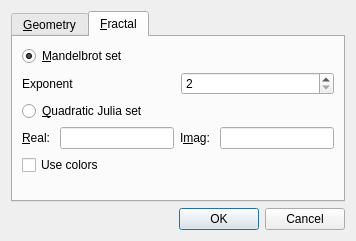
<?xml version="1.0" encoding="UTF-8"?>
<ui version="4.0">
 <class>Preferences</class>
 <widget class="QDialog" name="Preferences">
  <property name="geometry">
   <rect>
    <x>0</x>
    <y>0</y>
    <width>356</width>
    <height>241</height>
   </rect>
  </property>
  <property name="windowTitle">
   <string>Preferences</string>
  </property>
  <layout class="QVBoxLayout" name="verticalLayout_2">
   <item>
    <widget class="QTabWidget" name="tabWidget">
     <property name="currentIndex">
      <number>1</number>
     </property>
     <widget class="QWidget" name="tabGeometry">
      <attribute name="title">
       <string>&amp;Geometry</string>
      </attribute>
      <layout class="QVBoxLayout" name="verticalLayout_3">
       <item>
        <layout class="QGridLayout" name="gridLayout">
         <item row="0" column="0">
          <widget class="QLabel" name="lblX1">
           <property name="text">
            <string>x1: </string>
           </property>
           <property name="buddy">
            <cstring>editX1</cstring>
           </property>
          </widget>
         </item>
         <item row="0" column="1" colspan="2">
          <widget class="QLineEdit" name="editX1"/>
         </item>
         <item row="0" column="3">
          <widget class="QLabel" name="lblY1">
           <property name="text">
            <string>y1: </string>
           </property>
           <property name="buddy">
            <cstring>editY1</cstring>
           </property>
          </widget>
         </item>
         <item row="0" column="4">
          <widget class="QLineEdit" name="editY1"/>
         </item>
         <item row="1" column="0" colspan="2">
          <widget class="QLabel" name="lblX2">
           <property name="text">
            <string>x2:</string>
           </property>
           <property name="buddy">
            <cstring>editX2</cstring>
           </property>
          </widget>
         </item>
         <item row="1" column="2">
          <widget class="QLineEdit" name="editX2"/>
         </item>
         <item row="1" column="3">
          <widget class="QLabel" name="lblY2">
           <property name="text">
            <string>y2: </string>
           </property>
           <property name="buddy">
            <cstring>editY2</cstring>
           </property>
          </widget>
         </item>
         <item row="1" column="4">
          <widget class="QLineEdit" name="editY2"/>
         </item>
        </layout>
       </item>
       <item>
        <layout class="QHBoxLayout" name="horizontalLayout">
         <item>
          <widget class="QLabel" name="lblIterations">
           <property name="text">
            <string>&amp;Iterations: </string>
           </property>
           <property name="buddy">
            <cstring>editIterations</cstring>
           </property>
          </widget>
         </item>
         <item>
          <widget class="QLineEdit" name="editIterations"/>
         </item>
        </layout>
       </item>
       <item>
        <spacer name="verticalSpacer">
         <property name="orientation">
          <enum>Qt::Vertical</enum>
         </property>
         <property name="sizeHint" stdset="0">
          <size>
           <width>20</width>
           <height>41</height>
          </size>
         </property>
        </spacer>
       </item>
      </layout>
     </widget>
     <widget class="QWidget" name="tabFractal">
      <attribute name="title">
       <string>&amp;Fractal</string>
      </attribute>
      <layout class="QVBoxLayout" name="verticalLayout">
       <item>
        <widget class="QRadioButton" name="rbMandelbrot">
         <property name="text">
          <string>&amp;Mandelbrot set</string>
         </property>
         <property name="checked">
          <bool>true</bool>
         </property>
        </widget>
       </item>
       <item>
        <layout class="QHBoxLayout" name="horizontalLayout_3">
         <item>
          <widget class="QLabel" name="lblExponent">
           <property name="text">
            <string>Exponent</string>
           </property>
           <property name="buddy">
            <cstring>sbExponent</cstring>
           </property>
          </widget>
         </item>
         <item>
          <widget class="QSpinBox" name="sbExponent">
           <property name="minimum">
            <number>2</number>
           </property>
           <property name="maximum">
            <number>10</number>
           </property>
          </widget>
         </item>
        </layout>
       </item>
       <item>
        <widget class="QRadioButton" name="rbJulia">
         <property name="text">
          <string>&amp;Quadratic Julia set</string>
         </property>
        </widget>
       </item>
       <item>
        <layout class="QHBoxLayout" name="horizontalLayout_2">
         <item>
          <widget class="QLabel" name="lblCRe">
           <property name="text">
            <string>&amp;Real: </string>
           </property>
           <property name="buddy">
            <cstring>editCRe</cstring>
           </property>
          </widget>
         </item>
         <item>
          <widget class="QLineEdit" name="editCRe"/>
         </item>
         <item>
          <widget class="QLabel" name="lblCIm">
           <property name="text">
            <string>I&amp;mag: </string>
           </property>
           <property name="buddy">
            <cstring>editCIm</cstring>
           </property>
          </widget>
         </item>
         <item>
          <widget class="QLineEdit" name="editCIm"/>
         </item>
        </layout>
       </item>
       <item>
        <widget class="QCheckBox" name="ChbColors">
         <property name="text">
          <string>Use colors</string>
         </property>
        </widget>
       </item>
       <item>
        <spacer name="verticalSpacer_2">
         <property name="orientation">
          <enum>Qt::Vertical</enum>
         </property>
         <property name="sizeHint" stdset="0">
          <size>
           <width>20</width>
           <height>45</height>
          </size>
         </property>
        </spacer>
       </item>
      </layout>
     </widget>
    </widget>
   </item>
   <item>
    <widget class="QDialogButtonBox" name="buttonBox">
     <property name="orientation">
      <enum>Qt::Horizontal</enum>
     </property>
     <property name="standardButtons">
      <set>QDialogButtonBox::Cancel|QDialogButtonBox::Ok</set>
     </property>
    </widget>
   </item>
  </layout>
 </widget>
 <resources/>
 <connections>
  <connection>
   <sender>buttonBox</sender>
   <signal>accepted()</signal>
   <receiver>Preferences</receiver>
   <slot>accept()</slot>
   <hints>
    <hint type="sourcelabel">
     <x>257</x>
     <y>231</y>
    </hint>
    <hint type="destinationlabel">
     <x>157</x>
     <y>274</y>
    </hint>
   </hints>
  </connection>
  <connection>
   <sender>buttonBox</sender>
   <signal>rejected()</signal>
   <receiver>Preferences</receiver>
   <slot>reject()</slot>
   <hints>
    <hint type="sourcelabel">
     <x>325</x>
     <y>231</y>
    </hint>
    <hint type="destinationlabel">
     <x>286</x>
     <y>274</y>
    </hint>
   </hints>
  </connection>
 </connections>
</ui>
